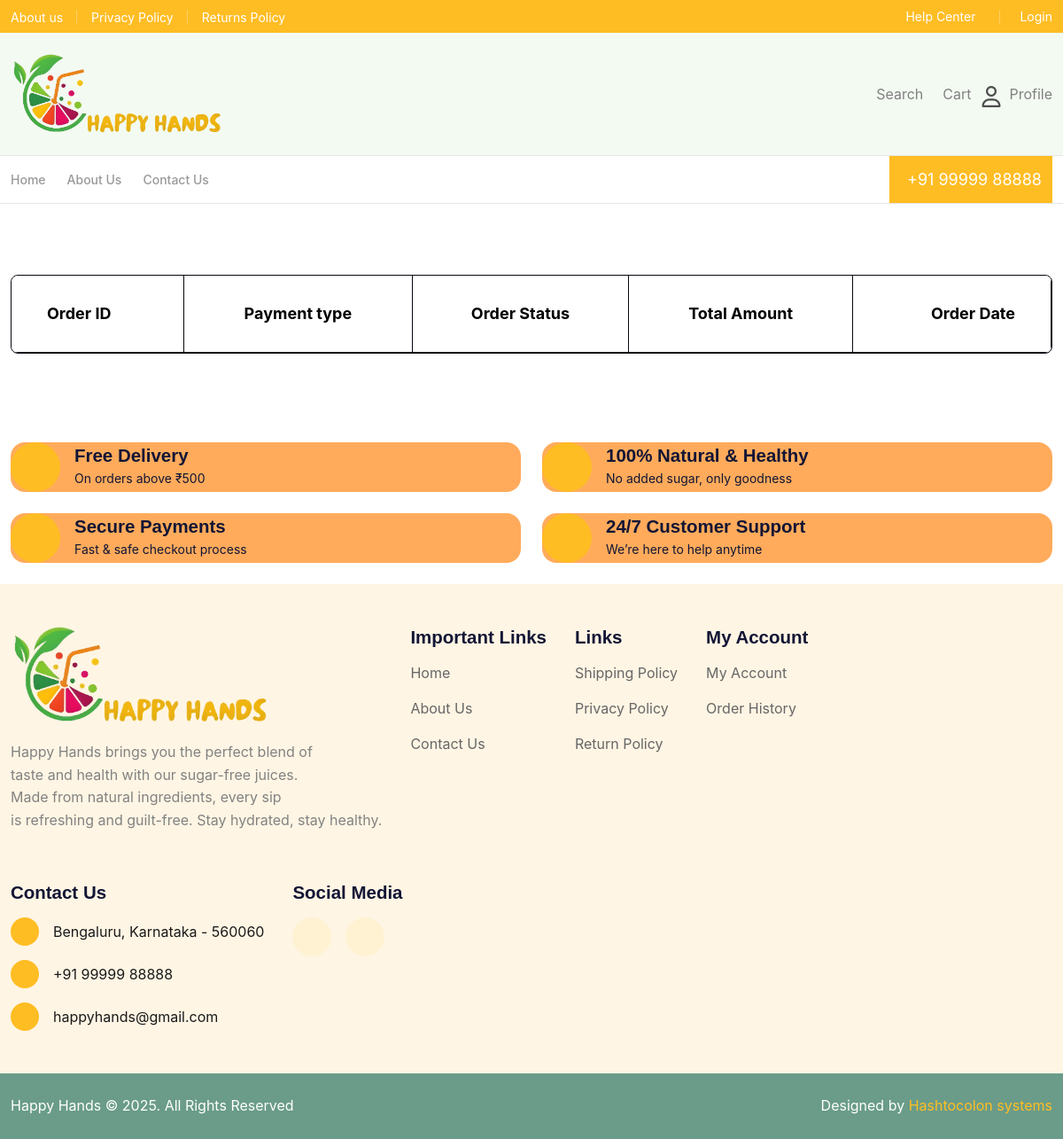
Page /admin-order-view/ on the earlier database version.
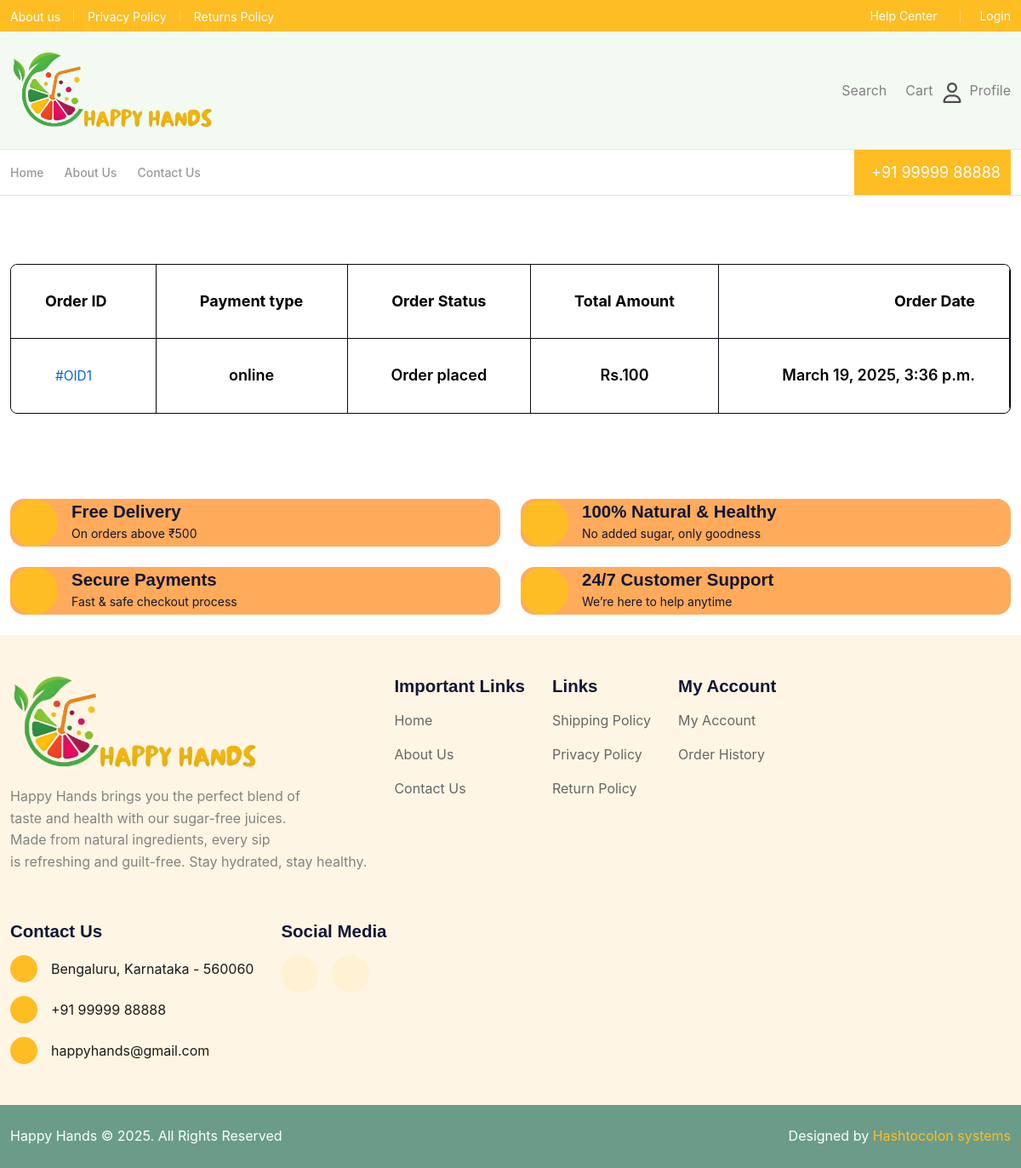
Same page on the later database version.
### base/models.py (models this page shows, shortened)
class order(models.Model):
   user=models.ForeignKey(User, on_delete=models.CASCADE)
   payment_type= models.CharField( max_length=10,choices=payment_choice,default="")
   total_price  = models.IntegerField(default=0,blank=True,)
   date = models.DateTimeField( default=datetime.now)
   name=models.CharField(max_length=55, default="", blank=True)
   phone=models.CharField(max_length=25, default="", blank=True)
   email=models.CharField(max_length=35, default="", blank=True)
   house_no=models.CharField(max_length=35, default="", blank=True)
   area=models.CharField(max_length=35, default="", blank=True)
   city=models.CharField(max_length=35, default="", blank=True)
   state=models.CharField(max_length=35, default="", blank=True)
   pin_code=models.CharField(max_length=15, default="", blank=True)
   landmark=models.CharField(max_length=35, default="", blank=True)
   Order_status=models.CharField(max_length = 20, choices = Order_status_choices, default = 'Pending')
   payment_status=models.CharField(max_length=35, default="", blank=True)
   j_cart_product = models.TextField(blank=True,default="")
   uuid=models.CharField(max_length=135, default="", blank=True)
   transaction_id=models.CharField(max_length=135, default="", blank=True)

### base/views.py (the view)
# urls.py: path('admin-order-view/', views.admin_order_view, name='admin_order_view'),
def admin_order_view(request):
    all_orders=order.objects.all().order_by('-id')
    content={
       "all_orders":all_orders,
    }
    return render(request, "order-view.html",content)

### templates/order-view.html (shortened to what this page needs)
  {% extends "base.html" %}
  {% load static %}
  {% block content %}
   <section class="cart py-80">
    <div class="container container-lg ">
        <div class="row gy-4">
            <div class="col-lg-12">
                <div class="cart-table border border-neutral-700 rounded-8">
                    <div class="overflow-x-auto scroll-sm scroll-sm-horizontal">
                        <table class="table rounded-8 overflow-hidden ">
                            <thead class="">
                                <tr class="border-bottom border-neutral-700 ">
                                    <th class="h6 mb-0 text-lg fw-bold px-40 py-32 border-end border-neutral-700">Order ID</th>
                                    <th class="h6 mb-0 text-lg fw-bold px-40 py-32 border-end border-neutral-700">Payment type</th>
                                    <th class="h6 mb-0 text-lg fw-bold px-40 py-32 border-end border-neutral-700">Order Status</th>
                                    <th class="h6 mb-0 text-lg fw-bold px-40 py-32 border-end border-neutral-700">Total Amount</th>
                                    <th class="h6 mb-0 text-lg fw-bold px-40 py-32 border-end border-neutral-700">Order Date	</th>
                                </tr>
                            </thead>
                            <tbody>
                                {% for posts  in all_orders %}
                                <tr class="">
                                    <td class="px-40 py-32 border-end border-neutral-700">
                                        <a  class="remove-tr-btn flex-align gap-12 hover-text-danger-600">
                                            #OID{{posts.id}}
                                        </a>
                                    </td>
                                    <td class="px-40 py-32 border-end border-neutral-700">
                                        <span class="text-lg h6 mb-0 fw-semibold">{{posts.payment_type}}</span>
                                    </td>
                                    <td class="px-40 py-32 border-end border-neutral-700">
                                        <span class="text-lg h6 mb-0 fw-semibold">{{posts.Order_status}}</span>
                                    </td>
                                    <td class="px-40 py-32 border-end border-neutral-700">
                                        <span class="text-lg h6 mb-0 fw-semibold">Rs.{{posts.total_price}}</span>
                                    </td>
                                    <td class="px-40 py-32 border-end border-neutral-700">
                                        <span class="text-lg h6 mb-0 fw-semibold">{{posts.date}}</span>
                                    </td>
                                </tr>
                               {% endfor %}
                            </tbody>
                        </table>
                    </div>
                </div>
            </div>
        </div>
    </div>
 </section>
   {% endblock content %}

Differences in the rows shown:
added order: id "1", payment_type "online", Order_status "Order placed", total_price "100", date "March 19, 2025, 3:36 p.m."
